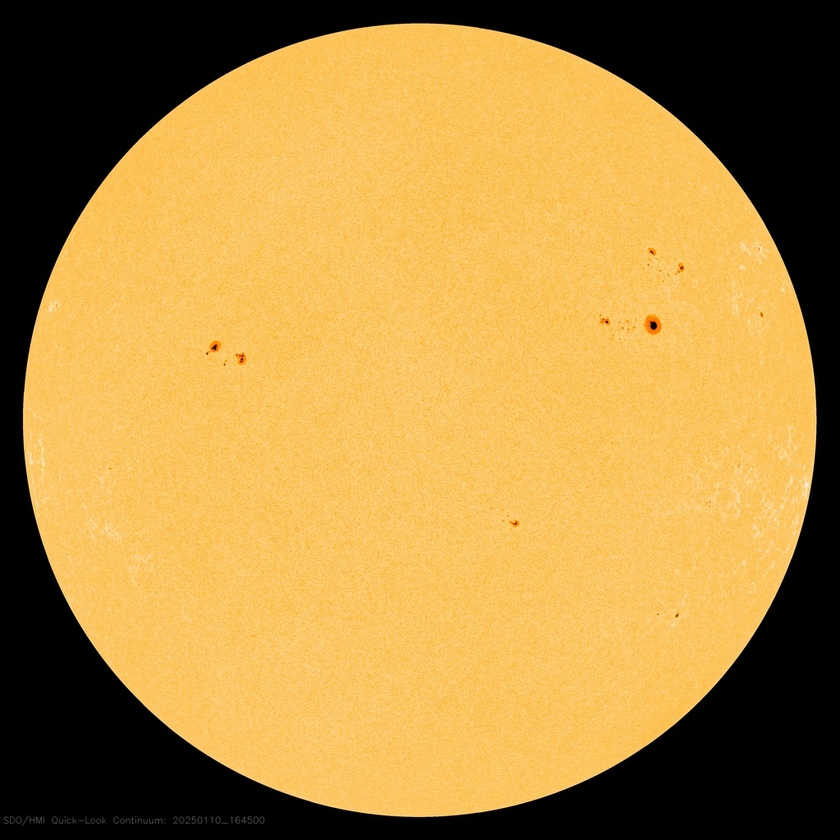
#> input picture images/20250110_164500_1024_HMIIF.jpg, 840 x 840 px, shrunk from 1024 x 1024 before the run
$ jupyter execute test2.ipynb
#> lines starting #> are read from the running program, lines starting #| are printed output that depends on the picture; after the words box and inside, x2 and y2 are one past the last pixel; in counts of white or black regions, pixels touching at a corner belong together
[cell 1]
import cv2
import numpy as np
import skimage.measure as skm

[cell 2]
def main(input_path, output_folder = 'results/', threshold_ratio=0.88, min_area = 7):
#> called with input_path = '../images/20250110_164500_1024_HMIIF.jpg', output_folder = 'results/', threshold_ratio = 0.88, min_area = 7
    image_name = input_path.split('/')[-1] #get what is after the last /
    image_name = image_name.split('.')[0]

    # read the image in grayscale
    image = cv2.imread(input_path, cv2.IMREAD_GRAYSCALE)
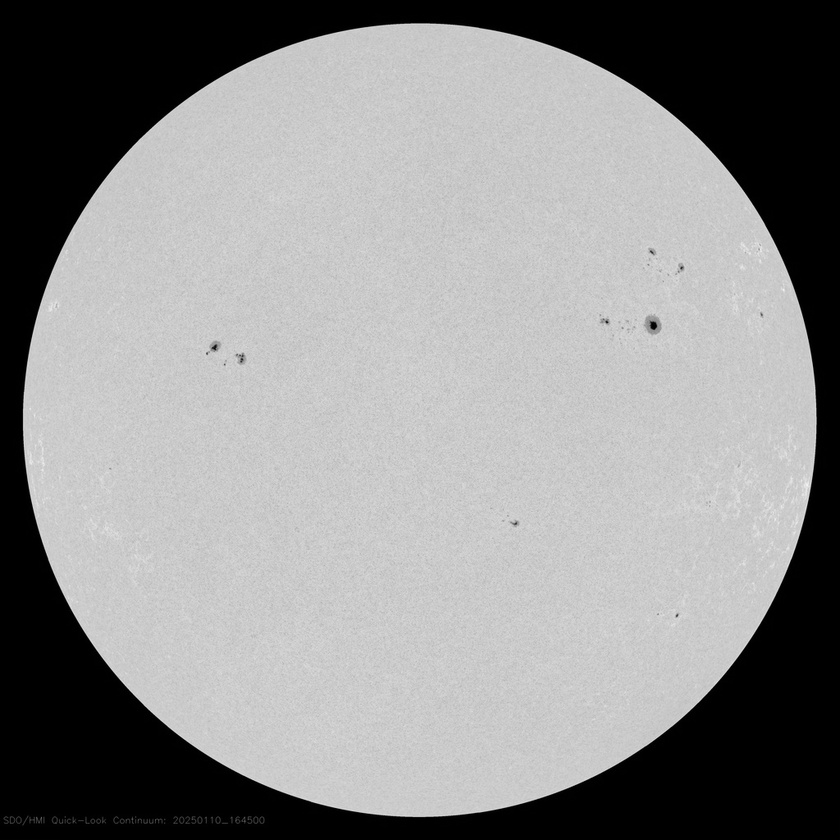
#> image: shape (840, 840); min 0, max 245, mean 141.5
    image_array = np.array(image)

    # also import original image in color
    image_color = cv2.imread(input_path, cv2.IMREAD_COLOR)
#> image_color is the input picture: shape (840, 840, 3); mean B, G, R 67.4, 138.1, 175.9

    # Calculate mean intensity considering only pixels with intensity > 100
    bright_pixels = image_array[image_array > 100]
    mean_intensity = np.mean(bright_pixels)
#> mean_intensity = 201.6

    # Calculate threshold as alpha * mean_intensity
    # the threshold is proportional to the intensity of the sun for better robustness
    threshold = round(threshold_ratio * mean_intensity)
#> threshold = 177

    # Create the mask of estimated sunspots
    mask = image_array < threshold
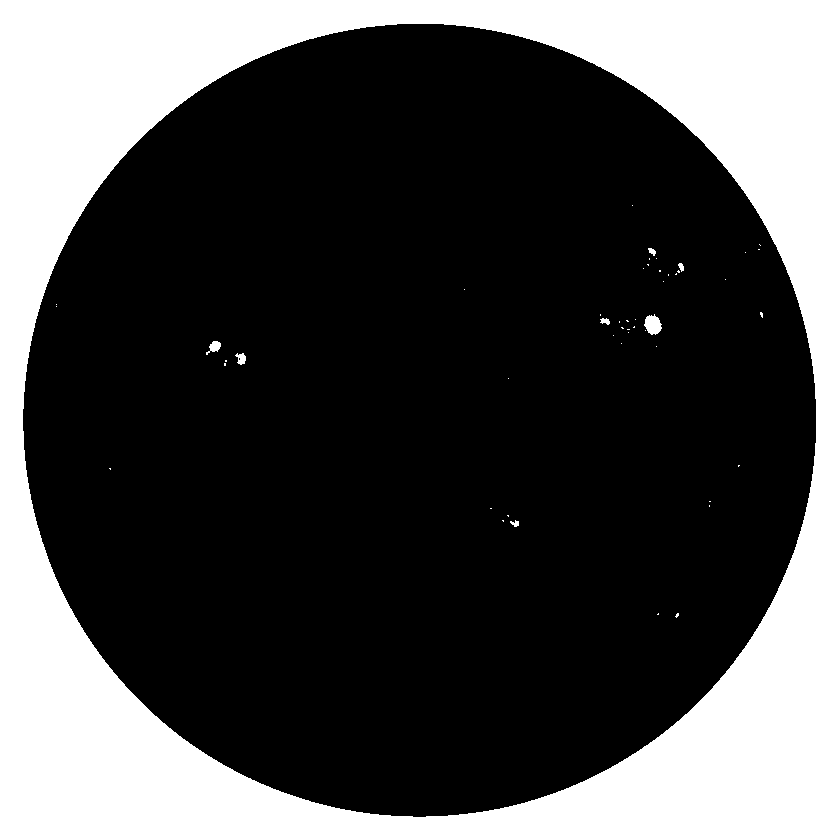
#> mask: shape (840, 840) bool; 30.2% white; 50 white regions (42 under 20 px), largest, box (x1, y1, x2, y2) and area: (0, 0, 840, 840) 212115, (644, 314, 662, 335) 258, (206, 341, 221, 355) 108
    color_mask = np.zeros_like(image_color)
    color_mask[:,:,0] = mask
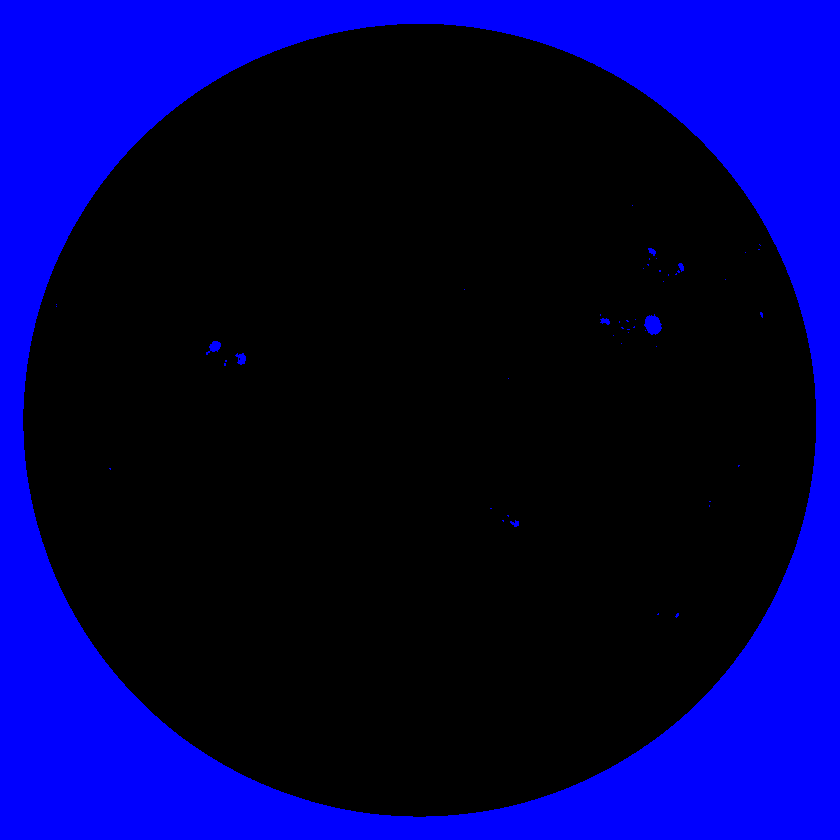
#> color_mask: shape (840, 840, 3); mean of channels 0, 1, 2 0.302, 0, 0; drawn with 1 as white
    mask = color_mask

    #Get connected components of the mask = the sunspots
    labels = skm.label(mask, connectivity=2, background=0)
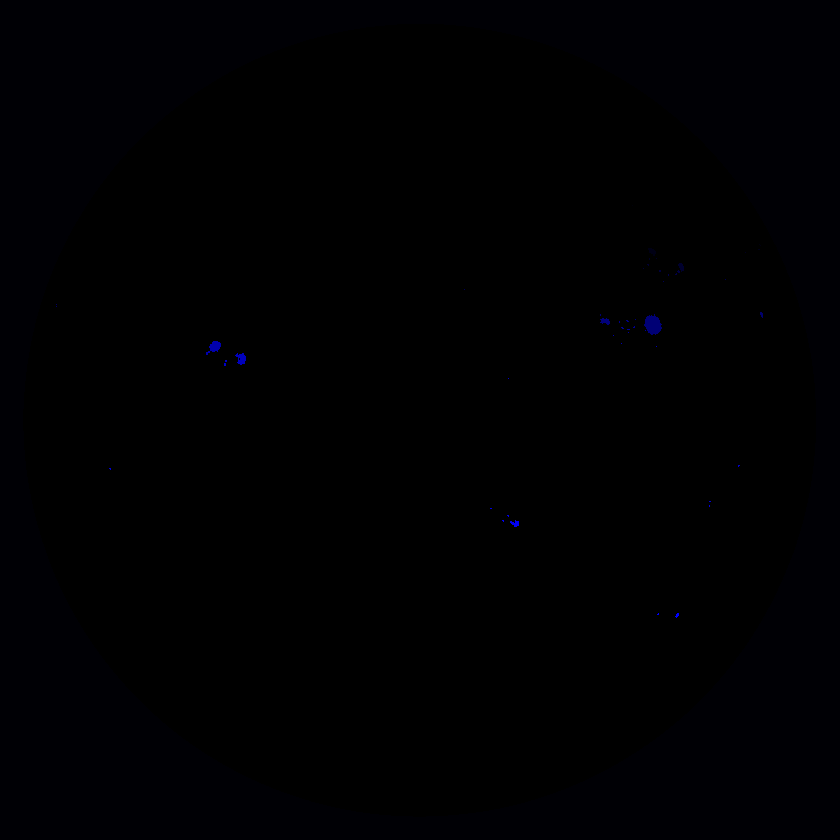
#> labels: shape (840, 840, 3) int64; mean of channels 0, 1, 2 0.3, 0, 0; drawn with min black and max white
    print(len(labels))
#| 840
    regionprops = skm.regionprops(labels)
#> regionprops = 50 regions
    print(len(regionprops))
#| 50

    #Filter the regions to keep only relevant ones
    regionprops = [regionprop for regionprop in regionprops if  10000 >= regionprop.area_filled >= min_area]
#> regionprops = 9 regions

    # Create a mask for the borders
    border_mask = np.zeros_like(image_color)

    # Draw borders around each sunspot
    for i, region in enumerate(regionprops):
        if True or i % 2 == 0:  # Skip duplicate regions
            filled_area = region.filled_image
            minr, minc, _, maxr, maxc, _ = region.bbox

            # Create a temporary mask for this region
            temp_mask = np.zeros((maxr - minr + 1, maxc - minc + 1), dtype=bool)
            # Fill the mask with the filled area
            temp_mask[0:filled_area.shape[0], 0:filled_area.shape[1]] = filled_area[:,:,0]

            # Find the boundary pixels
            for x in range(temp_mask.shape[0]):
                for y in range(temp_mask.shape[1]):
                    if temp_mask[x, y]:
                        # Check if this pixel is on the boundary
                        if (x == 0 or x == temp_mask.shape[0]-1 or
                            y == 0 or y == temp_mask.shape[1]-1 or
                            not temp_mask[x-1, y] or not temp_mask[x+1, y] or
                            not temp_mask[x, y-1] or not temp_mask[x, y+1]):
                            # Map back to original coordinates
                            border_mask[x + minr, y + minc] = [255, 150, 0] #Dark blue
#> this loop made 9 passes
#> (minr, minc, maxr, maxc) on passes 1 to 9: (248, 648, 256, 656), (263, 678, 272, 684), (312, 760, 318, 763), (314, 644, 335, 662), (318, 600, 325, 610), (341, 206, 355, 221), (353, 235, 365, 246), (520, 510, 527, 519), (613, 675, 618, 679)

    print(image_color.shape, border_mask.shape)
#| (840, 840, 3) (840, 840, 3)
    # Superpose the borders on the original image
    border_superposed = cv2.addWeighted(image_color, 0.6, border_mask, 1, 0)
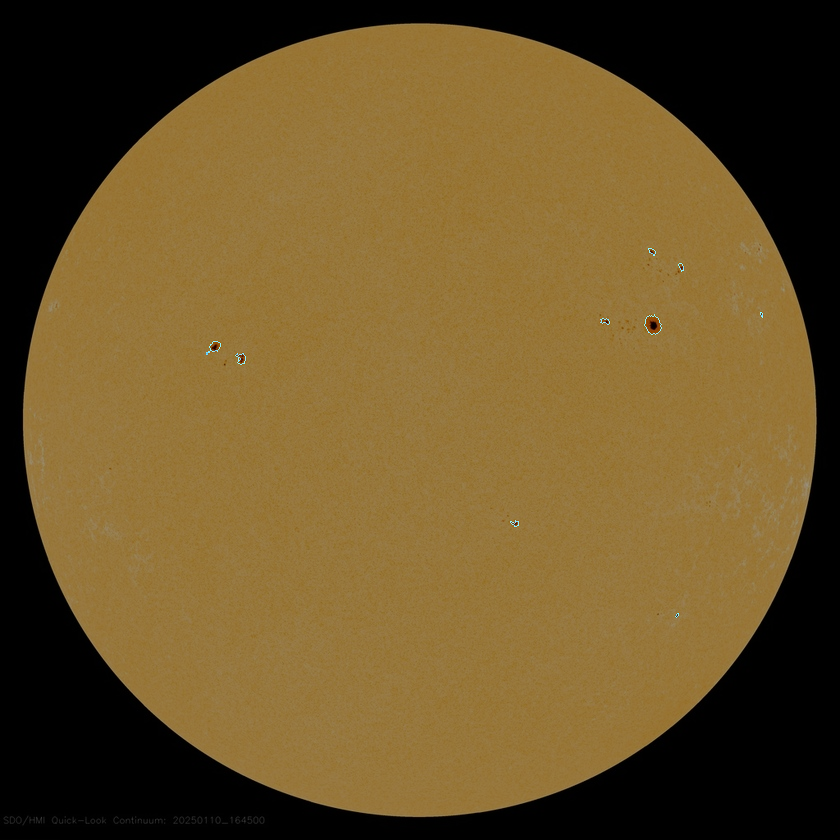
#> border_superposed: shape (840, 840, 3); mean B, G, R 40.5, 82.9, 105.6

    # Display the analysis
    print(f'Number of sunspots: {len(regionprops)}')
#| Number of sunspots: 9
    print('')
    for i in range(len(regionprops)):
        if True or i%2 == 0: #nvm
            print(f'Sunspot {i + 1}: {int(regionprops[i].area_filled)} pixels')
#> this loop made 9 passes
#| Sunspot 1: 39 pixels
#| Sunspot 2: 35 pixels
#| Sunspot 3: 13 pixels
#| Sunspot 4: 258 pixels
#| Sunspot 5: 46 pixels
#| Sunspot 6: 108 pixels
#| Sunspot 7: 84 pixels
#| Sunspot 8: 38 pixels
#> (further printed lines are left out)

    # Save the resulting image
    cv2.imwrite(f'results/output_{image_name}.jpg', border_superposed)
